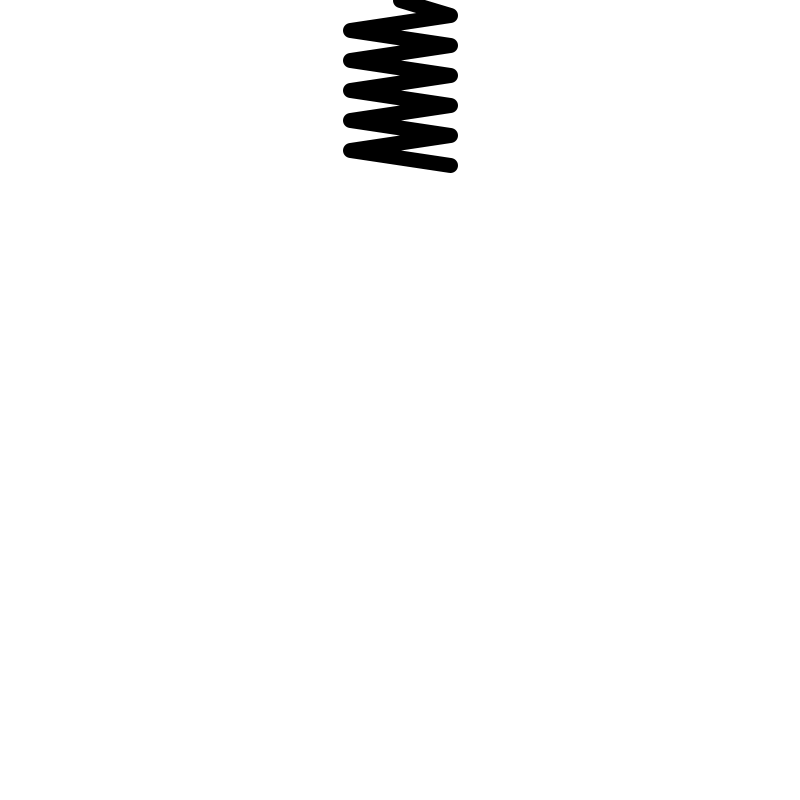
Frame 1 (no input)
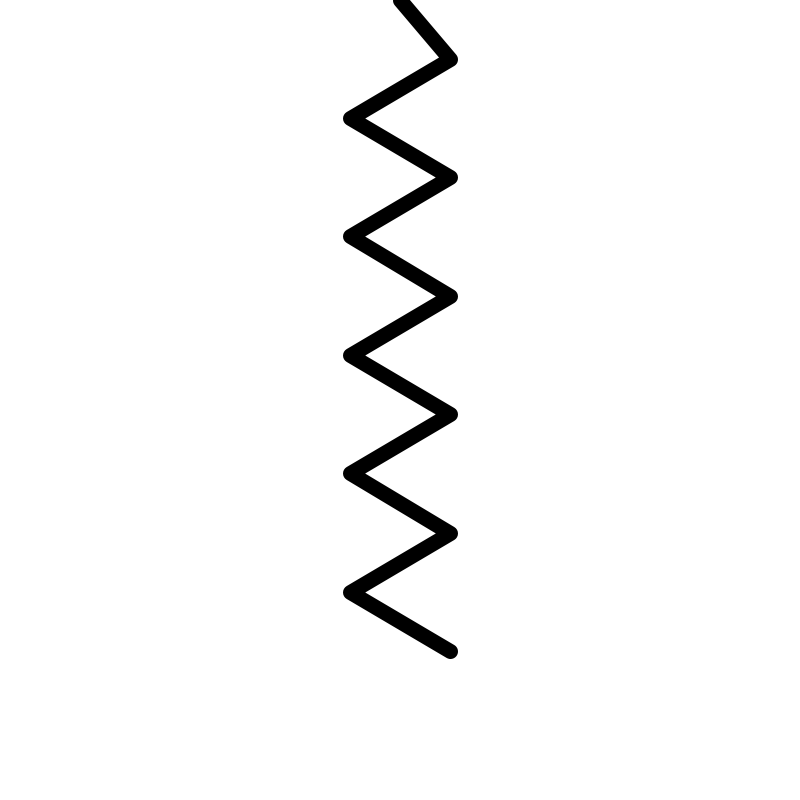
Frame 60 (the mouse pressed at the canvas centre just before this capture)
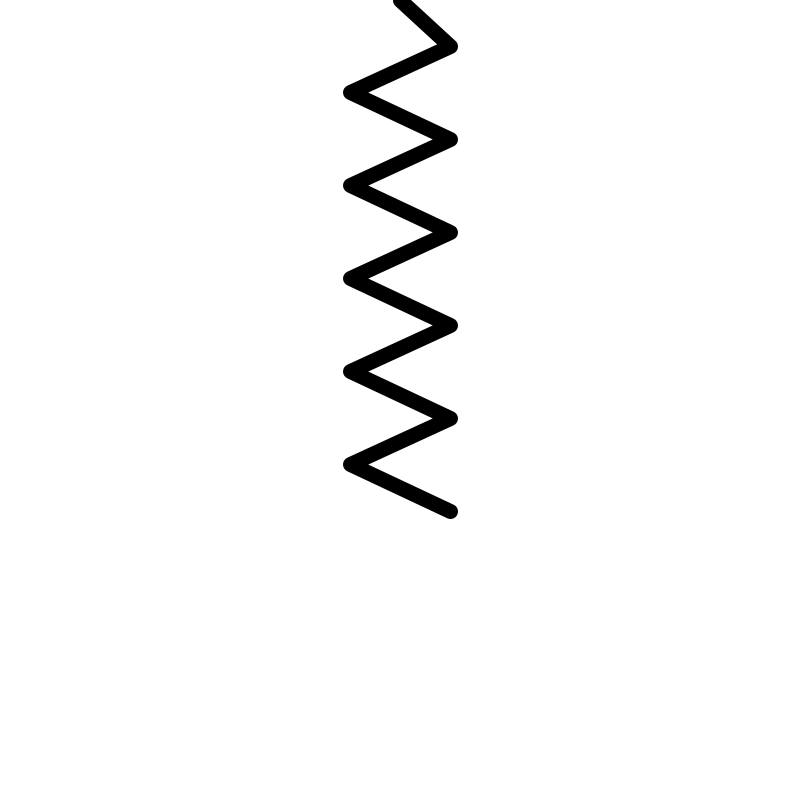
Frame 120 (the mouse held since frame 60 and released just before this capture)

The Processing sketch that drew these frames (run headless with seeded random() and noise(); from frame 60 on, the mouse is pressed at the canvas centre):

// Processing sketch: springSolved
// ── springSolved.pde
void setup() {
  size(800, 800);
  frameRate(30);
}
  
float ypos = 1;
boolean coming_down = true;

void draw() {
  background(255);
  strokeWeight(15);
  strokeJoin(ROUND);
  int multiplier = 15;
  beginShape();
  vertex(width/2, 0);
  for (int i = 1; i < 12; i++) {
    if (i % 2 == 0) {
      vertex(width/2 - 50, ypos * multiplier * i);
    }
    else {
      vertex(width/2 + 50, ypos * multiplier * i);
    }
  }
  endShape();
  
  // if under the screen size, keep bringing it down
  if (ypos > 4) {
     coming_down = false;
  }
  else if (ypos < 1) {
    coming_down = true;
  }
  
  if (coming_down) {
    ypos = ypos + 0.05;
  }
  else {
    ypos = ypos - 0.3;
  }
}
